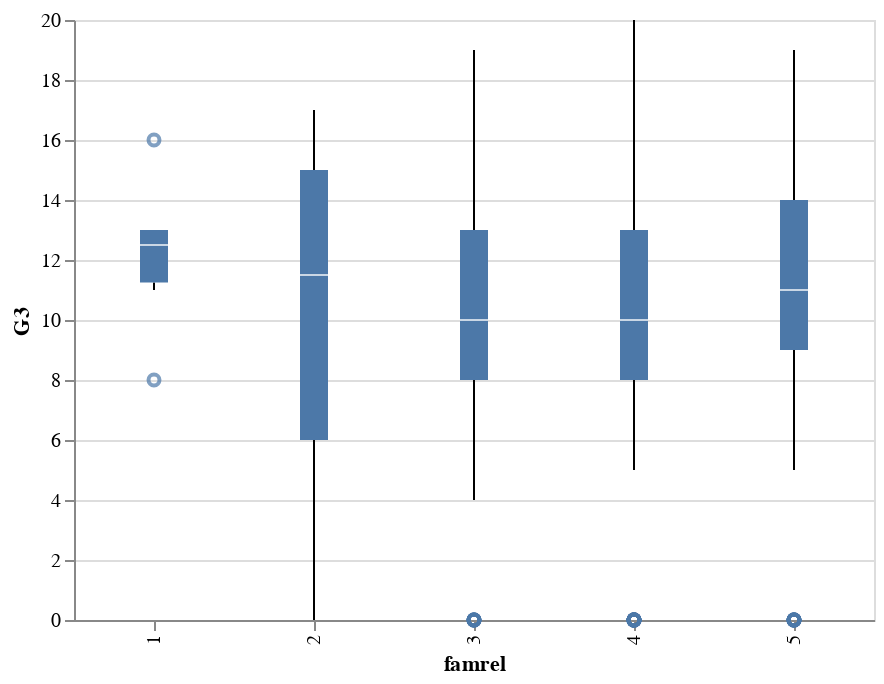

This figure's notebook cell:
### Code cell
alt.Chart(mat_train).mark_boxplot().encode(
    x='famrel:N',
    y='G3:Q'
)

### Figure 1 — Vega-Lite specification as saved in the notebook (floating-point values rounded to 4 significant figures; data arrays with more than 128 entries replaced by an {"elided": "..."} marker saying what was removed)
{"$schema": "https://vega.github.io/schema/vega-lite/v3.4.0.json", "config": {"mark": {"tooltip": null}, "view": {"height": 300, "width": 400}}, "data": {"name": "data-96720bd2edd688f7d804131d2762243b"}, "datasets": {"data-96720bd2edd688f7d804131d2762243b": {"elided": "316 records"}}, "encoding": {"x": {"field": "famrel", "type": "nominal"}, "y": {"field": "G3", "type": "quantitative"}}, "mark": "boxplot"}
